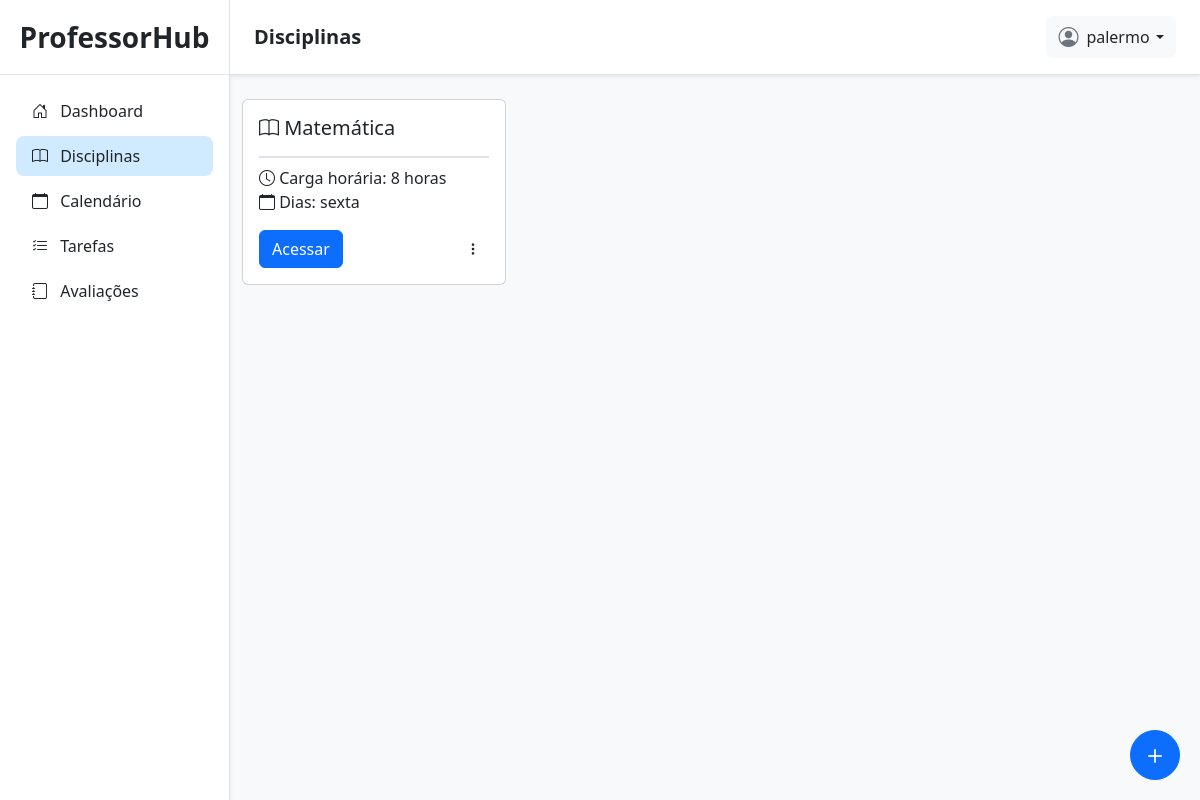
The page /disciplinas/ (signed in) on the database its author committed.
### planner/models.py (models this page shows, shortened)
class Disciplina(models.Model):
    PERIODO = [
        ('semestral', 'semestral'),
        ('anual', 'anual'),
    ]
    user = models.ForeignKey(User, on_delete=models.CASCADE, related_name='disciplinas')
    calendario = models.ForeignKey(CalendarioLetivo, on_delete=models.CASCADE, related_name='disciplinas')
    nome = models.CharField(max_length=100)
    periodo = models.CharField(max_length=20, choices=PERIODO)
    carga_horaria = models.PositiveIntegerField()
    aviso = models.CharField(max_length=100, default='')

### planner/views/disciplinas/views_disciplinas.py (the view, shortened to what this page needs)
# urls.py: path('disciplinas/', views_disciplinas.disciplinas_view, name='disciplinas'),
@login_required(login_url='/login/')
@transaction.atomic
def disciplinas_view(request):
    if request.method == 'GET':
        disciplinas = Disciplina.objects.filter(user=request.user)
        calendarios = CalendarioLetivo.objects.filter(user=request.user)
        form = DisciplinaForm()
        dias_disciplinas = []
        for disciplina in disciplinas:
            dias = get_dias_aula_na_semana_disciplina(disciplina)
            dias_list = list(dias)
            dias_str = ', '.join(dias_list)
            dias_disciplinas.append(
                (disciplina, dias_str)
            )
            criar_aviso_se_faltar_aulas(disciplina)
        return render(request, 'planner/disciplinas/disciplinas.html', {
            'disciplinas': disciplinas,
            'calendarios': calendarios,
            'form': form,
            'dias_disciplinas': dias_disciplinas
        })
    return redirect('disciplinas')

### planner/utils.py (called while the page is built)
def calcular_num_aulas_faltantes(disciplina):
    total = disciplina.carga_horaria
    aulas_criadas = PlanoAula.objects.filter(
        disciplina=disciplina,
    ).aggregate(num_aulas=Sum('num_aulas'))['num_aulas'] or 0
    print('total:', total)
    print('aulas_criadas:', aulas_criadas)
    aulas_faltantes = total - aulas_criadas
    nome = f'[{disciplina.nome}]'
    carga = f'total={total:02}'
    print(f'[{str(disciplina.pk).rjust(2)}] | {nome.ljust(15)} | {carga:02}h | {aulas_criadas:02} | -> faltam {aulas_faltantes} aula(s)')
    return aulas_faltantes

def criar_aviso_se_faltar_aulas(disciplina):
    aulas_faltantes = calcular_num_aulas_faltantes(disciplina)
    mensagem = ''
    if aulas_faltantes > 0:
        mensagem = f"Faltam {aulas_faltantes} aula{'s' if aulas_faltantes != 1 else ''} para cumprir a carga horária!"
    if aulas_faltantes > 0:
        if not disciplina.aviso:
            disciplina.aviso = mensagem
            disciplina.save()
    else:
        print('tudo ok aulas')
        disciplina.aviso = ''
        disciplina.save()

def get_dia_semana(data):
    NAME_DAYS_WEEK = {
        'Monday': 'segunda',
        'Tuesday': 'terca',
        'Wednesday': 'quarta',
        'Thursday': 'quinta',
        'Friday': 'sexta',
        'Saturday': 'sábado',
        'Sunday': 'domingo'
    }
    dia_nome = calendar.day_name[data.weekday()]
    return NAME_DAYS_WEEK[dia_nome]

def get_dias_aula_na_semana_disciplina(disciplina):
    dias = set()
    for plano in disciplina.planos.all()[:5]:
        dia = get_dia_semana(plano.data)
        dias.add(dia)
    return dias

### planner/templates/planner/disciplinas/disciplinas.html (shortened to what this page needs)
{% extends 'planner/base.html' %}
{% load static %}
{% block titlenavbar %}
Disciplinas
{% endblock %}
{% block content %}
<div class="container mt-4">
    <div class="row row-cols-1 row-cols-md-3 g-4 mb-3">
        {% for disciplina, dias_aulas in dias_disciplinas %}
        <div class="col" style="max-width: 18rem;">
            <div class="card h-100">
                <div class="card-body d-flex flex-column">
                    <h5 class="card-title border-bottom border-2 pb-3"><i class="bi bi-book"></i> {{ disciplina.nome }}</h5>
                    <div>
                        <div><i class="bi bi-clock"></i> Carga horária: {{ disciplina.carga_horaria }} horas</div>
                        <div><i class="bi bi-calendar"></i> Dias: {{ dias_aulas }}</div>
                    </div>
                    <div class="mt-auto pt-3 d-flex justify-content-between align-items-center">
                        <a href="{% url 'disciplina_planos' disciplina.id %}" class="btn btn-primary">Acessar</a>
                        <div class="dropdown">
                            <button class="btn btn-sm" type="button" data-bs-toggle="dropdown" aria-expanded="false">
                                <i class="bi bi-three-dots-vertical"></i>
                            </button>
                        </div>
                    </div>
                </div>
            </div>
        </div>
        {% empty %}
        <div class="col-12">
            <div class="alert alert-info">Nenhuma disciplina cadastrada.</div>
        </div>
        {% endfor %}
    </div>
</div>
<button type="button"
    class="btn btn-primary rounded-circle d-flex align-items-center justify-content-center position-fixed"
    data-bs-toggle="modal"
    data-bs-target="#adicionarDisciplina"
    style="height: 50px; width: 50px; bottom: 20px; right: 20px;">
    <i class="bi bi-plus fs-3"></i>
</button>
{% endblock %}

### planner/templates/planner/base.html (shortened to what this page needs)
{% load static %}
<!doctype html>
<html lang="en">
<head>
    <link href="https://cdn.jsdelivr.net/npm/bootstrap@5.2.3/dist/css/bootstrap.min.css" rel="stylesheet"
>
    <link rel="stylesheet" href="https://cdn.jsdelivr.net/npm/bootstrap-icons@1.13.1/font/bootstrap-icons.min.css">
    <link rel="stylesheet" href="{% static 'css/planner/base.css' %}">
</head>
<body class="bg-light">
    <div class="container-fluid p-0">
        <div class="sidebar p-0 position-relative shadow-sm">
            <div class="sidebar-header py-3 px-3 text-center border-bottom">
                <a class="nav-link fs-3 fw-semibold text-dark" href="/">ProfessorHub</a>
            </div>
            <div class="d-flex flex-column justify-content-between pb-4" style="height: 90%;">
                <div class="sidebar-content">
                    <ul class="list-group mx-3 mt-3">
                        <li class="list-group-item {% if '/dashboard/' in request.path %}item-active{% endif %}">
                            <a href="{% url 'admin_dashboard' %}" class="text-decoration-none d-block text-dark">
                                <i class="bi bi-house-door me-2"></i> Dashboard
                            </a>
                        </li>
                        <li class="list-group-item {% if '/disciplinas/' in request.path %}item-active{% endif %}">
                            <a href="{% url 'disciplinas' %}" class="text-decoration-none d-block text-dark">
                                <i class="bi bi-book me-2"></i> Disciplinas
                            </a>
                        </li>
                        <li class="list-group-item {% if '/calendarios/' in request.path %}item-active{% endif %}">
                            <a href="{% url 'calendarios' %}" class="text-decoration-none d-block text-dark">
                                <i class="bi bi-calendar me-2"></i> Calendário
                            </a>
                        </li>
                        <li class="list-group-item {% if '/tarefas/' in request.path and '/disciplinas/' not in request.path %}item-active{% endif %}">
                            <a href="{% url 'tarefas' %}" class="text-decoration-none d-block text-dark">
                                <i class="bi bi-list-check me-2"></i> Tarefas
                            </a>
                        </li>
                        <li class="list-group-item {% if '/avaliacoes/' in request.path and '/disciplinas/' not in request.path %}item-active{% endif %}">
                            <a href="{% url 'avaliacoes' %}" class="text-decoration-none d-block text-dark">
                                <i class="bi bi-journal me-2"></i> Avaliações
                            </a>
                        </li>
                    </ul>
                </div>
            </div>
        </div>
        <div class="content-page p-0">
            <div class="navbar bg-white shadow-sm position-sticky top-0 px-4 py-3 border-bottom d-flex justify-content-between align-items-center"
                style="z-index: 900;">
                <div class="d-flex align-items-center gap-3">
                    <h5 class="mb-0 fw-semibold text-dark">
                        {% block titlenavbar %}
                        {% endblock %}
                    </h5>
                </div>
                <div class="dropdown">
                    <button class="btn btn-light border-0 d-flex align-items-center gap-2" type="button"
                        id="dropdownMenuButton1" data-bs-toggle="dropdown" aria-expanded="false">
                        <i class="bi bi-person-circle fs-5 text-secondary"></i>
                        <span class="dropdown-toggle text-dark">{{ request.user }}</span>
                    </button>
                </div>
            </div>
            {% block content %}
            {% endblock %}
        </div>
</body>
</html>

### static/css/planner/base.css (style rules this page uses)
body { overflow: hidden; }
.container-fluid { display: flex; height: 100vh; }
.content-page { flex: 1; overflow-y: auto; background-color: #f8f9fa; }
.sidebar { background-color: #ffffff; width: 230px; height: 100vh; border-right: 1px solid #dee2e6; transition: all 0.3s ease-in-out; }
.sidebar-header a { color: #2c3e50; }
.sidebar .list-group-item { background-color: transparent; border: none; border-radius: 8px; margin-bottom: 5px; transition: 0.2s; }
.item-active { background-color: #d0ebff !important; font-weight: 500; }
.navbar { background-color: #ffffff !important; }
.navbar h5 { color: #2c3e50; }
.dropdown-toggle::after { margin-left: 0.4rem; }

### rows shown on the page
Disciplina: nome "Matemática", carga_horaria "8", dias_aulas "sexta"

### other values the page prints
{{ request.user }} "palermo"
